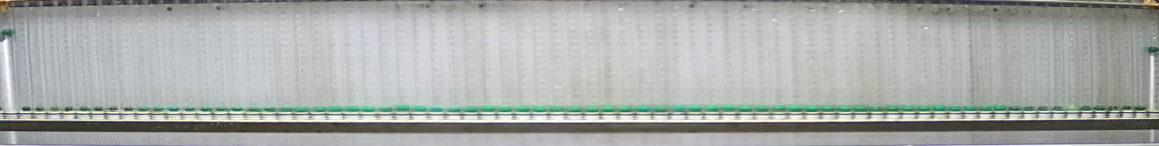
#> input picture Cropped_img/detected_green_1.jpg, 3475 x 437 px (shown at 1/3 size); its folder holds 4 pictures in this run
$ python new_file.py
#> lines starting #> are read from the running program, lines starting #| are printed output that depends on the picture; after the words box and inside, x2 and y2 are one past the last pixel; in counts of white or black regions, pixels touching at a corner belong together
import cv2
import numpy as np
from scipy.interpolate import UnivariateSpline
import matplotlib.pyplot as plt
import csv

# Load the image
#imp = int(input('img no'))
#for imp in range(imp, imp+1):
for imp in range(1, 17):
    image = cv2.imread('./Cropped_img/detected_green_'+str(imp)+'.jpg')
#> image is the input picture: shape (437, 3475, 3); mean B, G, R 169.7, 172.3, 168.8
    hsv = cv2.cvtColor(image, cv2.COLOR_BGR2HSV)
#> hsv: shape (437, 3475, 3); mean H, S, V 65, 14.4, 174.2

    # Define range of green color in HSV
    lower_green = np.array([40, 40, 40])
    upper_green = np.array([80, 255, 255])

    # Threshold the HSV image to get only green colors
    mask = cv2.inRange(hsv, lower_green, upper_green)
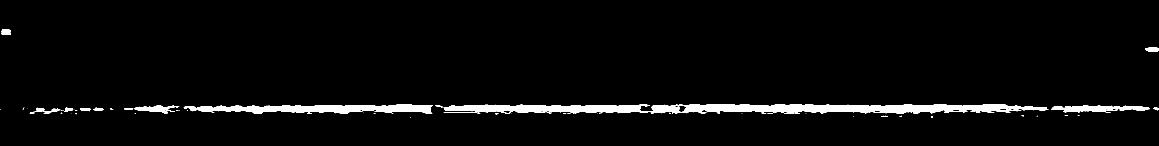
#> mask: shape (437, 3475) (shown at 1/3 size); 3.6% white; 115 white regions (83 under 20 px), largest, box (x1, y1, x2, y2) and area: (1330, 312, 3146, 341) 33482, (592, 313, 1299, 342) 12088, (3153, 317, 3449, 338) 3616

    # Bitwise-AND mask and original image

    kernel = np.ones((5, 5), np.uint8)

    # Apply erosion to remove small noise
    mask = cv2.erode(mask, kernel, iterations=2)
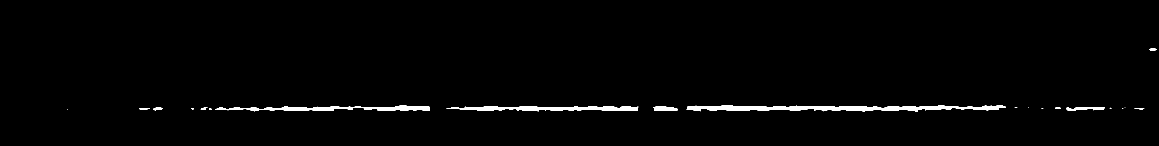
#> mask: shape (437, 3475) (shown at 1/3 size); 1.5% white; 20 white regions (7 under 20 px), largest, box (x1, y1, x2, y2) and area: (2060, 316, 3018, 336) 9927, (1339, 319, 1915, 334) 5245, (645, 317, 1288, 334) 5024

    # Apply dilation to restore the size of the object
    mask = cv2.dilate(mask, kernel, iterations=2)
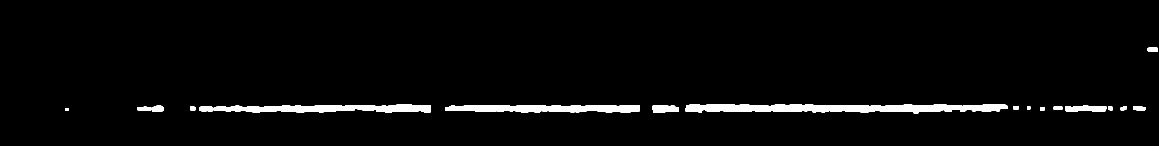
#> mask: shape (437, 3475) (shown at 1/3 size); 3.1% white; 18 white regions, largest, box (x1, y1, x2, y2) and area: (2056, 312, 3022, 340) 18783, (641, 313, 1292, 338) 10936, (1335, 315, 1919, 338) 10509

    # Apply closing to close small holes inside the foreground objects
    mask = cv2.morphologyEx(mask, cv2.MORPH_CLOSE, kernel)
#> mask: shape (437, 3475); 3.1% white; 16 white regions, largest, box (x1, y1, x2, y2) and area: (2056, 312, 3022, 340) 18831, (598, 313, 1292, 338) 11547, (1335, 315, 1919, 338) 10551

    # Apply opening to remove small objects from the foreground
    mask = cv2.morphologyEx(mask, cv2.MORPH_OPEN, kernel)

    # Apply Gaussian blur to the mask to further reduce noise
    #blurred = cv2.GaussianBlur(mask, (9, 9), 2)

    res = cv2.bitwise_and(image, image, mask=mask)
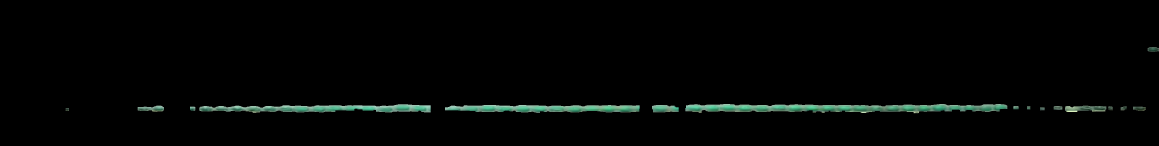
#> res: shape (437, 3475, 3) (shown at 1/3 size); mean B, G, R 4.1, 5, 3.1
    img_bw = cv2.cvtColor(res, cv2.COLOR_BGR2GRAY)
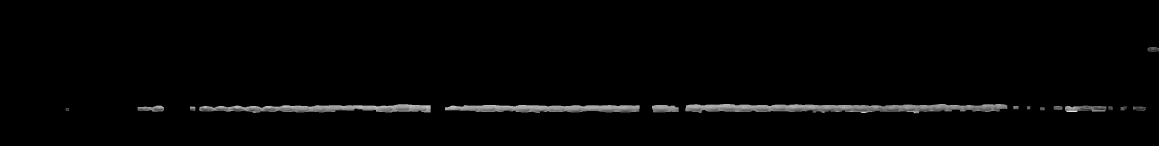
#> img_bw: shape (437, 3475) (shown at 1/3 size); min 0, max 242, mean 4.3

    each_cylinder_width_pix = img_bw.shape[1]//75
#> each_cylinder_width_pix = 46
    circles = cv2.HoughCircles(img_bw, cv2.HOUGH_GRADIENT, 1.1, minDist=each_cylinder_width_pix*3//4, param1=5, param2=6.5, minRadius = 3, maxRadius = 15)
#> circles = 69 rows, first 8: [2087.2, 324, 11.91], [2398.6, 327.2, 14.33], [2564.7, 325.1, 11.47], [2520.7, 324, 10.7], [2275.4, 322.9, 9.27], [1730.9, 322.9, 14.33], [2907.9, 315.1, 14.33], [2237.9, 326.1, 13.12]

    # Find contours in the mask
    #contours, _ = cv2.findContours(mask, cv2.RETR_EXTERNAL, cv2.CHAIN_APPROX_SIMPLE)

    if circles is not None:
        circles = np.uint16(np.around(circles))
#> circles = 69 rows, first 8: [2087, 324, 12], [2399, 327, 14], [2565, 325, 11], [2521, 324, 11], [2275, 323, 9], [1731, 323, 14], [2908, 315, 14], [2238, 326, 13]
        circle_coordinates = []
        for i in circles[0, :]:
            center = [i[0],image.shape[1] - i[1]]
            circle_coordinates.append(center)
            # Draw the outer circle
            cv2.circle(img_bw, (i[0], i[1]), i[2], (0, 255, 0), 2)
            # Draw the center of the circle
            cv2.circle(img_bw, (i[0], i[1]), 2, (0, 0, 255), 3)
#> this loop made 69 passes
#> (i, center) on passes 1 to 12: ([2087, 324, 12], [2087, 3151]), ([2399, 327, 14], [2399, 3148]), ([2565, 325, 11], [2565, 3150]), ([2521, 324, 11], [2521, 3151]), ([2275, 323, 9], [2275, 3152]), ([1731, 323, 14], [1731, 3152]), ([2908, 315, 14], [2908, 3160]), ([2238, 326, 13], [2238, 3149]), ([2824, 325, 13], [2824, 3150]), ([764, 326, 12], [764, 3149]), ([1827, 326, 12], [1827, 3149]), ([2174, 323, 12], [2174, 3152])
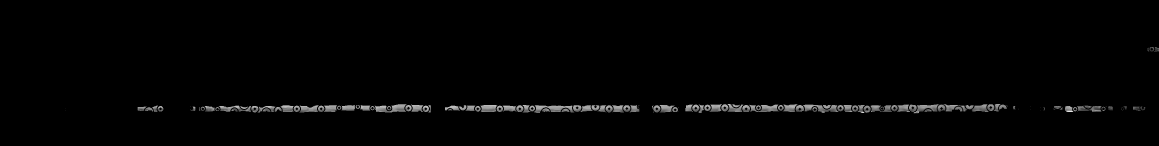
#> img_bw: shape (437, 3475) (shown at 1/3 size); 0.68% of pixels changed, all inside (x1, y1, x2, y2) = (197, 141, 3466, 339)
#> after the loop, circle_coordinates = 69 pairs, first value 202 to 3455, second value 3136 to 3328

    # [25 lines of commented-out code are left out]
    circle_coordinates.sort(key=lambda x: x[0])
    circle_coordinates = np.array(circle_coordinates)
    x, y = circle_coordinates[1:-1,0], np.array(circle_coordinates[1:-1,1])
#> x = 67 values from 446 to 3428; y = 67 values, max 3172 at index 41, min 3136 at index 52, mean 3150.9

    print(x.shape,y.shape)
#| (67,) (67,)
    spline = UnivariateSpline(x, y, s= 3000)

    new_x = np.linspace(x[0], x[-1], 71)
#> new_x = 71 values from 446 to 3428
    new_y = spline(new_x)
#> new_y = 71 values from 3147 to 3152.4
    print(y,new_x,new_y)
#> (printed output is left out)
#> (the run stopped early here; a loop or call above may not have finished)
